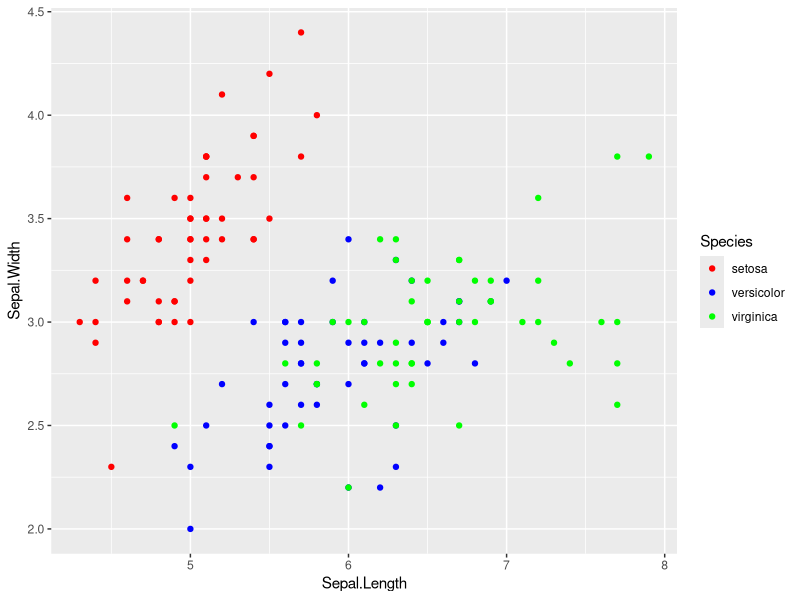
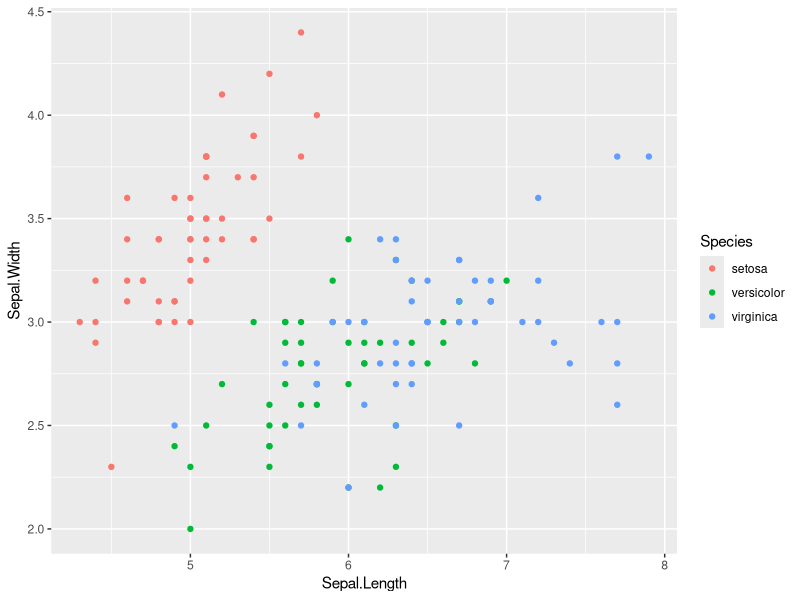
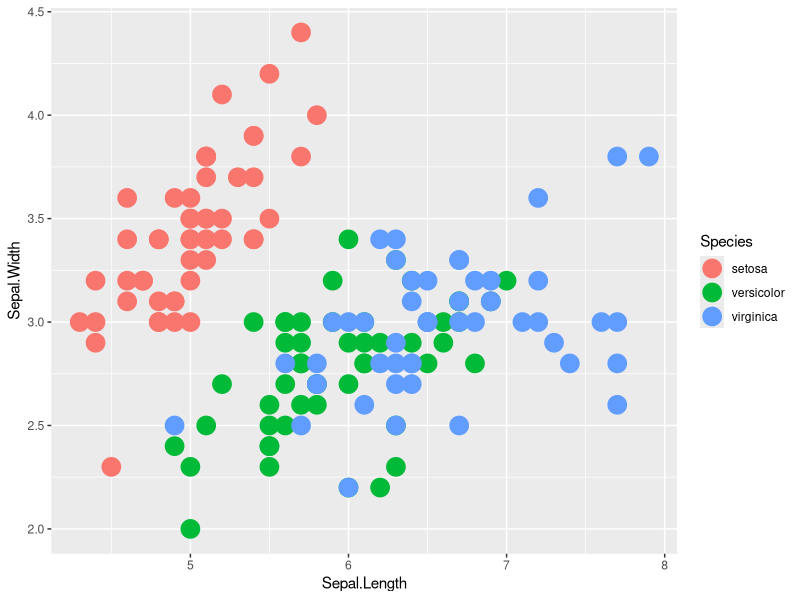
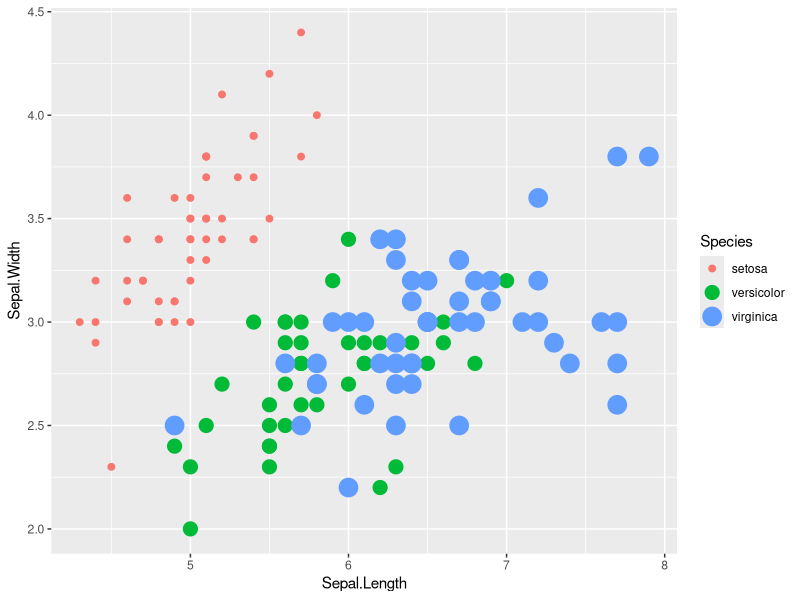
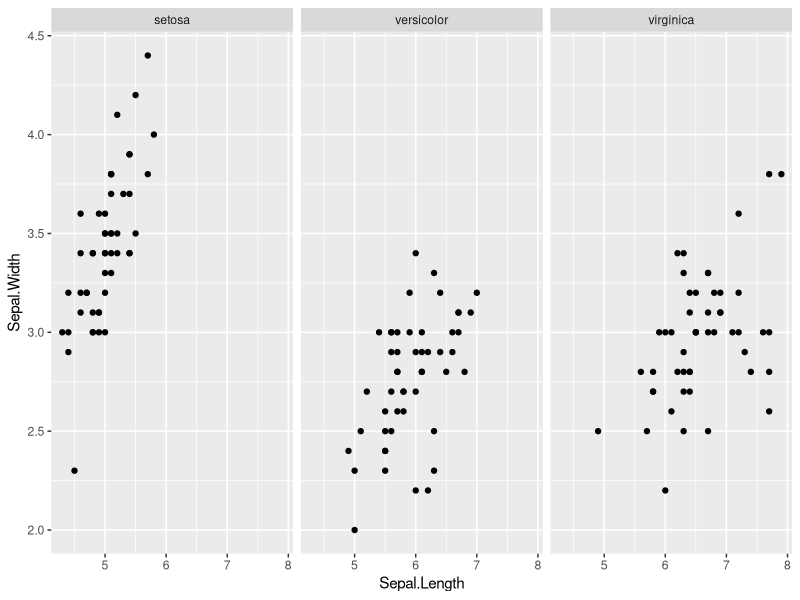
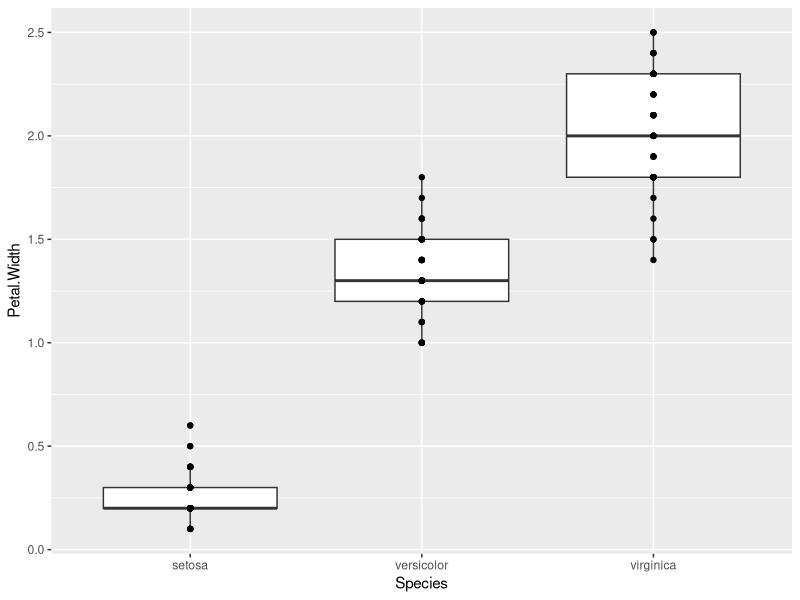
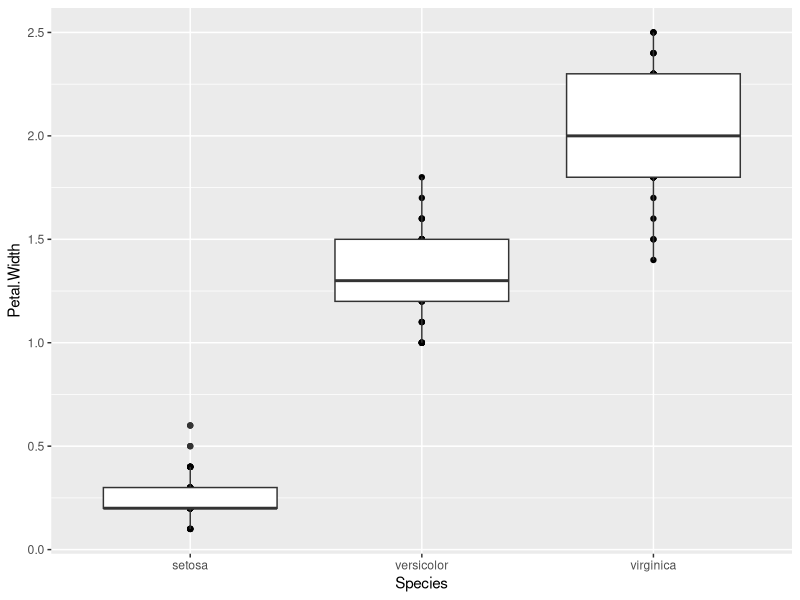
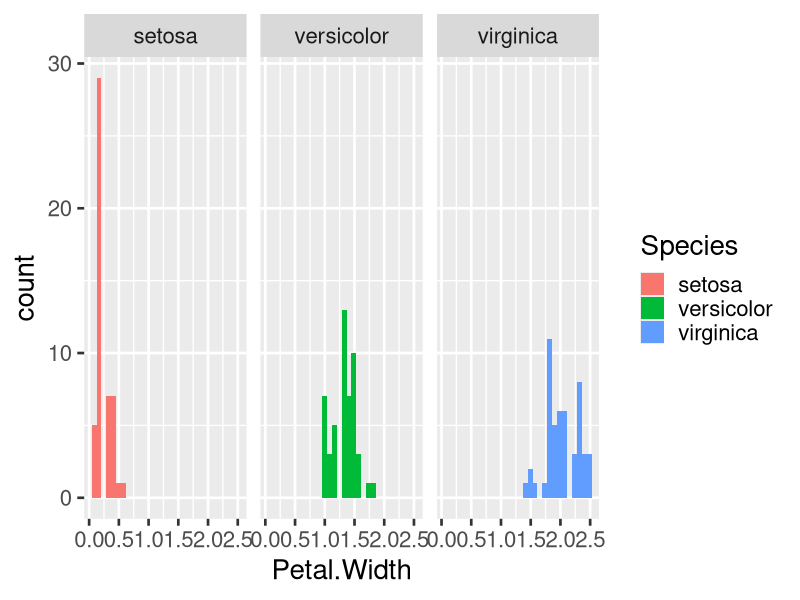

These figures' R source, in order: (Note: this script raises an error after producing the figures.)
## ---- chunk 1
library(ggplot2)
ggplot(data=iris, aes(Sepal.Length, Sepal.Width, colour=Species)) +
  geom_point() + 
  scale_color_manual(values = c("#FF0000", "#0000FF", "#00FF00"))
## ---- chunk 2
ggplot(data=iris, aes(Sepal.Length, Sepal.Width, colour=Species)) +
  geom_point()
## ---- chunk 3
ggplot(data=iris, aes(Sepal.Length, Sepal.Width, colour=Species)) +
  geom_point(size = 6)
## ---- chunk 4
ggplot(data=iris, aes(Sepal.Length, Sepal.Width, color=Species, size=Species)) +
  geom_point()
## ---- chunk 5
ggplot(data=iris, aes(Sepal.Length, Sepal.Width)) +
  geom_point() +
  facet_wrap(~ Species)
## ---- chunk 6
ggplot(data=iris, aes(Species, Petal.Width)) +
  geom_boxplot() +
  geom_point()
## ---- chunk 7
ggplot(data=iris, aes(Species, Petal.Width)) +
  geom_point() +
  geom_boxplot()
## ---- chunk 8
ggplot(data=iris, aes(Petal.Width, fill=Species)) +
  geom_histogram() +
  facet_wrap(~ Species) +
  theme_grey(base_size=20)
## ---- chunk 9
library(vegan)
data(BCI)
bci_subset <- BCI[1:3,]
head(bci_subset)[,10:11]
(H <- diversity(bci_subset))
## ---- chunk 10
diversity(bci_subset, index="simpson")
## ---- chunk 11
H <- diversity(bci_subset)
H/log(specnumber(bci_subset))
## ---- chunk 12
nosp <- specnumber(BCI)
nosp_rare <- rarefy(BCI, raremax)
df <- data.frame(nosp, nosp_rare)
head(df)
## ---- chunk 13
ggplot(df, aes(nosp, nosp_rare)) +
  geom_point(size=4) +
  theme_grey(base_size=20) +
  scale_x_continuous(limits=c(70,110)) +
  scale_y_continuous(limits=c(70,110))
## ---- chunk 14
raremax <- min(rowSums(BCI))
rarecurve(BCI, step = 20, sample = raremax, col = "blue", cex = 0.6)
## ---- chunk 15
data(BCI)
sp1 <- specaccum(BCI)
sp2 <- specaccum(BCI, "random")
sp2
summary(sp2)
plot(sp1, ci.type="poly", col="blue", lwd=2, ci.lty=0, ci.col="lightblue")
boxplot(sp2, col="yellow", add=TRUE, pch="+")
## ---- chunk 16
data(dune)
ord <- metaMDS(dune)
plot(ord)
## ---- chunk 17
ord_axes <- data.frame(scores(ord))
ord_spp <- data.frame(scores(ord, display="species"))
ggplot(ord_axes, aes(NMDS1, NMDS2)) +
  geom_point() +
  geom_point(data=ord_spp, aes(NMDS1, NMDS2), colour="red")
## ---- chunk 18
plot(ord)
